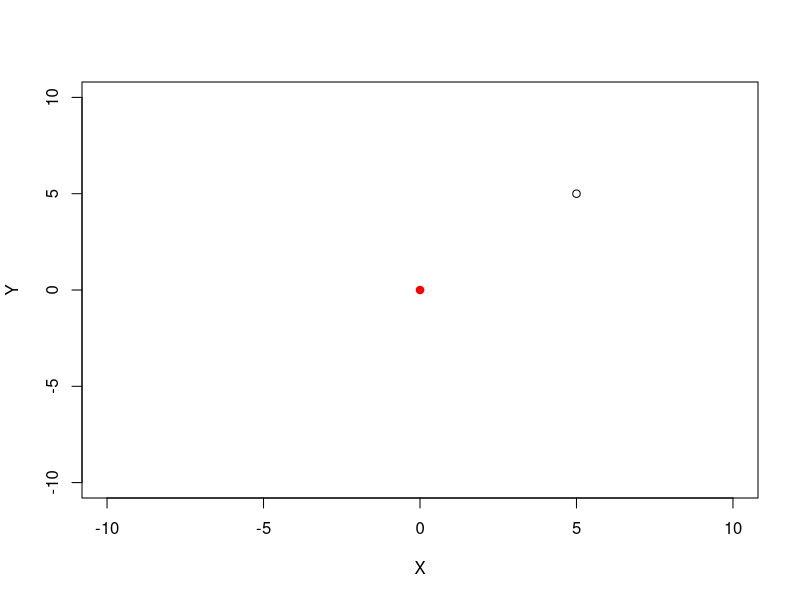

Here is the R script that generated this plot: (Note: this script raises an error after producing the figure.)
# Here's a function to practice minimizing. The minimum is at (0,0)
XYSquared<-function(x)
{
  return ((x[1]^2+x[2]^2))
}

set.seed(345)   # don't forget to set the random nuber generator seed

# pass this finction the name of the function you are trying to minimize ("Fn"), the starting coordinates
# ("StartPoint"), the initial temperature, funal temperature, and proportion by which to decrease the temperature
# each iteration
SimAnneal2D<-function(Fn,StartPoint,InitialTemp,FinalTemp,TempDecreaseRate){
  StepSize<-0.5   # how much are we going to move by for each step?
  X<-StartPoint[1]
  Y<-StartPoint[2]
  # record the value the function takes at this point (call it FnVal, say)
  # ADD code to calculate FnVal here

  # Set the temperature (Temp) to = InitialTemp,
  # ADD CODE to set TEMP here

  plot(X,Y,xlim=c(-2*X,2*X),ylim=c(-2*Y,2*Y)) # set up a plot
  points(0,0,pch=19,col="red")  # plot the Minimum - this is where you are hoping to end up
  while (Temp>FinalTemp){  # we keep going until things cool down
    #propose new point
    NewX<-X+rnorm(1,mean=0,sd=StepSize)  # We use a random walk in which we add a normal rv with mean 0 to each coordinate
    NewY<-Y+rnorm(1,mean=0,sd=StepSize)
    New<-c(NewX,NewY)
    #decide whether to move
    NewVal<- Fn(New)  # the value the function takes at the new point

    # Calculate the value of H
    # ADD CODE FOR H HERE

        p<-runif(1)  # the random number that is going to help us decide whether to move
    if (p<h){ # we move
       # add an arrow to the plot showing where we moved:
      arrows(X,Y,NewX,NewY,length=0.05)
      # update your records of where we are:...X<-NewX   Y<-NewY
      # Add code here

      # pause for a bit - otherwise the plots flash by too quickly to see properly
      Start.Time<-Sys.time()
      while (Sys.time()<Start.Time+0.02){}   # there is probably a better way of doing this
      # plot the path you are taking
      points(X,Y,pch='.',col="blue")

      # update the record of the function value:
      FnVal<-NewVal
    }
    #reduce temperature
    Temp<-Temp*(1-TempDecreaseRate)

  }
  points(X,Y,pch=19,col="blue")   # a big blue point to show where we ended up
  return (c(X,Y,Fn(X,Y)))  # return the coordinates of our final resting place, and the function value
}

# Call the function like this (for this example we start at the point (5,5), with a temperature going from 10 to 0.1)
SimAnneal2D(XYSquared,c(5,5),10,0.1,0.02)
